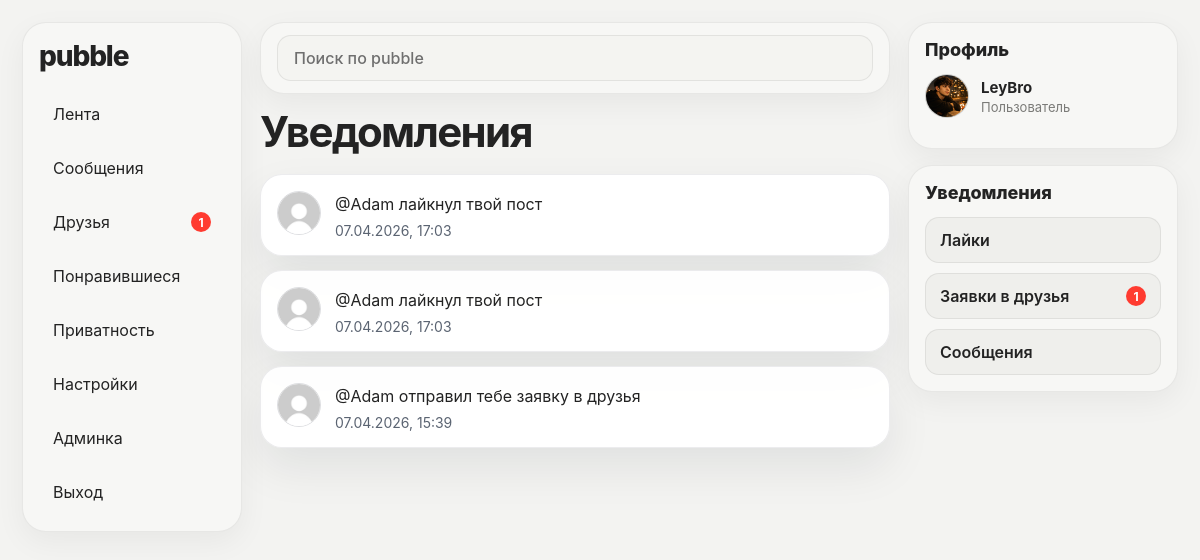
Page /notifications (signed in) on the committed database.
### tables this page shows
CREATE TABLE notifications (
                id INTEGER PRIMARY KEY AUTOINCREMENT,
                user_id INTEGER NOT NULL,
                actor_id INTEGER,
                type TEXT NOT NULL,
                text TEXT NOT NULL,
                link TEXT DEFAULT '',
                is_read INTEGER DEFAULT 0,
                created_at TIMESTAMP DEFAULT CURRENT_TIMESTAMP,
                FOREIGN KEY (user_id) REFERENCES users (id),
                FOREIGN KEY (actor_id) REFERENCES users (id)
            );

CREATE TABLE users (
            id INTEGER PRIMARY KEY AUTOINCREMENT,
            username TEXT NOT NULL UNIQUE,
            email TEXT NOT NULL UNIQUE,
            password TEXT NOT NULL,
            created_at TIMESTAMP DEFAULT CURRENT_TIMESTAMP
        , bio TEXT DEFAULT '', avatar_url TEXT DEFAULT '', message_privacy TEXT DEFAULT 'everyone', is_profile_private INTEGER DEFAULT 0, hide_posts INTEGER DEFAULT 0, hide_profile_photos INTEGER DEFAULT 0, email_verified INTEGER DEFAULT 0, email_verification_code TEXT DEFAULT '', password_reset_code TEXT DEFAULT '', password_reset_expires TEXT DEFAULT '', posts_visibility TEXT DEFAULT 'everyone', photos_visibility TEXT DEFAULT 'everyone', last_seen_at TIMESTAMP, is_banned INTEGER DEFAULT 0, ban_reason TEXT DEFAULT '', banned_at TIMESTAMP, is_admin INTEGER DEFAULT 0, is_moderator INTEGER DEFAULT 0);

### app.py (the view)
@app.route("/notifications")
def notifications_page():
    if not session.get("user_id"):
        flash("Сначала войди в аккаунт")
        return redirect(url_for("login"))
    with get_db_connection() as conn:
        conn.execute("""
            UPDATE notifications
            SET is_read = 1
            WHERE user_id = ?
        """, (session["user_id"],))
        conn.commit()
        notifications = conn.execute("""
            SELECT
                notifications.*,
                users.username AS actor_username,
                users.avatar_url AS actor_avatar
            FROM notifications
            LEFT JOIN users ON users.id = notifications.actor_id
            WHERE notifications.user_id = ?
            ORDER BY notifications.created_at DESC, notifications.id DESC
        """, (session["user_id"],)).fetchall()
    return render_template("notifications.html", notifications=notifications)

### app.py (called while the page is built)
def update_last_seen(user_id):
    if not user_id:
        return
    with get_db_connection() as conn:
        conn.execute("""
            UPDATE users
            SET last_seen_at = CURRENT_TIMESTAMP
            WHERE id = ?
        """, (user_id,))
        conn.commit()

def get_db_connection():
    conn = sqlite3.connect(DATABASE, timeout=10)
    conn.row_factory = sqlite3.Row
    return conn

def is_admin_user(conn, user_id):
    if not user_id:
        return False
    user = conn.execute(
        "SELECT is_admin FROM users WHERE id = ?",
        (user_id,)
    ).fetchone()
    return bool(user and "is_admin" in user.keys() and user["is_admin"] == 1)

def is_moderator_user(conn, user_id):
    if not user_id:
        return False
    user = conn.execute(
        "SELECT is_moderator FROM users WHERE id = ?",
        (user_id,)
    ).fetchone()
    return bool(user and "is_moderator" in user.keys() and user["is_moderator"] == 1)

@app.before_request
def chek_maintenance():
    if MAINTENANCE_MODE:
        return "Сайт на техническом обслуживании.", 503

@app.before_request
def before_request_handler():
    if session.get("user_id"):
        update_last_seen(session["user_id"])

### templates/notifications.html (shortened to what this page needs)
{% extends "base.html" %}
{% block content %}
<div class="page-top">
    <h1>Уведомления</h1>
</div>
<div class="notifications-list">
    {% if notifications %}
        {% for notification in notifications %}
            <a class="notification-card" href="{{ notification.link or '/notifications' }}">
                <div class="notification-left">
                    <img src="{{ url_for('static', filename=(notification.actor_avatar or 'default-avatar.jpg')) }}" class="post-author-avatar" alt="avatar">
                </div>
                <div class="notification-main">
                    <div class="notification-text">{{ notification.text }}</div>
                    <div class="notification-time" data-utc-time="{{ notification.created_at }}">{{ notification.created_at }}</div>
                </div>
            </a>
        {% endfor %}
    {% else %}
        <div class="empty-state">Уведомлений пока нет</div>
    {% endif %}
</div>
{% endblock %}

### templates/base.html (shortened to what this page needs)
{% set current_theme = session.get('theme', 'light') %}
{% set is_auth_page = request.path in ['/login', '/register', '/forgot-password'] %}
{% set is_chat_page = request.path.startswith('/messages/') %}
{% set is_logged_in = session.get('user_id') %}
<!DOCTYPE html>
<html lang="ru" data-theme="{{ current_theme }}">
<head>
    <link rel="stylesheet" href="{{ url_for('static', filename='style.css') }}">
</head>
<body class="{% if is_chat_page %}chat-body{% endif %}">
    {% if is_logged_in and not is_auth_page and not is_chat_page %}
        <div class="desktop-shell">
            <aside class="desktop-sidebar">
                <div class="desktop-sidebar-card">
                    <a class="desktop-logo" href="/">pubble</a>
                    <nav class="desktop-nav">
                        <a href="/" class="desktop-nav-link {% if request.path == '/' and request.args.get('tab') != 'popular' %}active{% endif %}">Лента</a>
                        <a href="/messages" class="desktop-nav-link {% if request.path.startswith('/messages') %}active{% endif %}">
                            <span>Сообщения</span>
                        </a>
                        <a href="/friends" class="desktop-nav-link {% if request.path == '/friends' %}active{% endif %}">
                            <span>Друзья</span>
                            {% if friends_notifications > 0 %}
                                <span class="desktop-nav-badge">{{ friends_notifications }}</span>
                            {% endif %}
                        </a>
                        <a href="/liked" class="desktop-nav-link {% if request.path == '/liked' %}active{% endif %}">Понравившиеся</a>
                        <a href="/privacy" class="desktop-nav-link {% if request.path == '/privacy' %}active{% endif %}">Приватность</a>
                        <a href="/settings" class="desktop-nav-link {% if request.path == '/settings' %}active{% endif %}">Настройки</a>
                        {% if is_admin %}
                            <a href="/admin" class="desktop-nav-link {% if request.path.startswith('/admin') %}active{% endif %}">
                                Админка
                            </a>
                        {% endif %}
                        <a href="/logout" class="desktop-nav-link">Выход</a>
                    </nav>
                </div>
            </aside>
            <div class="desktop-main-column">
                <header class="desktop-topbar">
                    <form class="desktop-search" method="GET" action="/search">
                        <input
                            type="text"
                            name="q"
                            placeholder="Поиск по pubble"
                            value="{{ request.args.get('q', '') }}"
                        >
                    </form>
                </header>
                <main class="desktop-content">
    {% else %}
                <main class="page-wrap {% if is_chat_page %}chat-page-wrap{% elif is_auth_page %}auth-clean-wrap{% else %}guest-clean-wrap{% endif %}">
    {% endif %}
                    {% block content %}{% endblock %}
                </main>
    {% if is_logged_in and not is_auth_page and not is_chat_page %}
            </div>
            <aside class="desktop-rightbar">
                <div class="desktop-side-card profile-side-card">
                    <h3 class="desktop-side-title">Профиль</h3>
                    <a class="profile-side-user" href="/profile/{{ session.get('username') }}">
                        <img
                            src="{{ url_for('static', filename=(session.get('avatar_url') or 'default-avatar.jpg')) }}"
                            alt="avatar"
                            class="profile-side-avatar"
                        >
                        <div class="profile-side-meta">
                            <strong>{{ session.get('username') }}</strong>
                            <span>{{ session.get('full_name') or 'Пользователь' }}</span>
                        </div>
                    </a>
                </div>
                <div class="desktop-side-card notifications-side-card">
                    <h3 class="desktop-side-title">Уведомления</h3>
                    <div class="notify-accordion">
                        <button class="notify-accordion-toggle" type="button" data-accordion-target="likesBox">
                            <span>Лайки</span>
                        </button>
                    </div>
                    <div class="notify-accordion">
                        <button class="notify-accordion-toggle" type="button" data-accordion-target="friendsBox">
                            <span>Заявки в друзья</span>
                            {% if friends_notifications > 0 %}
                                <span class="notify-count">{{ friends_notifications }}</span>
                            {% endif %}
                        </button>
                    </div>
                    <div class="notify-accordion">
                        <button class="notify-accordion-toggle" type="button" data-accordion-target="messagesBox">
                            <span>Сообщения</span>
                        </button>
                    </div>
                </div>
            </aside>
        </div>
    {% endif %}
</body>
</html>

### rows in the picture
notifications: text "@Adam лайкнул твой пост"
notifications: text "@Adam лайкнул твой пост"
notifications: text "@Adam отправил тебе заявку в друзья"
users: get "LeyBro"

### other values in the picture
{{ friends_notifications }} "1"
{{ session.get('full_name') or 'Пользователь' }} "Пользователь"
